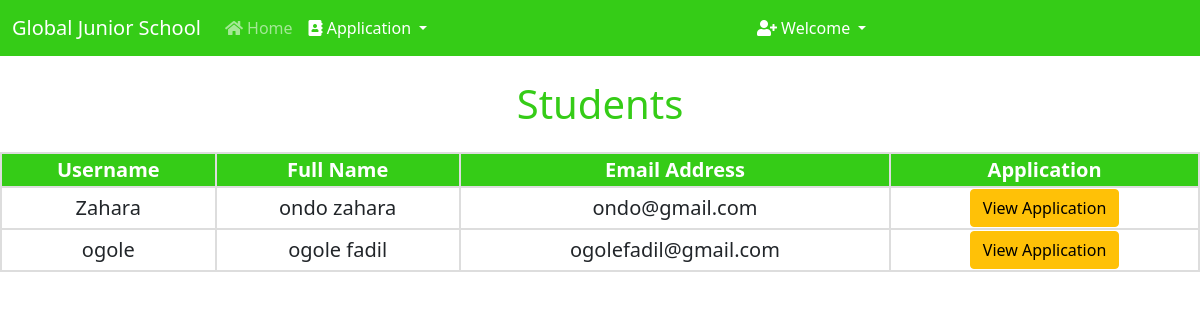
Screenshot of /users/ (signed in) with the database file from the repository.
### Students_Admission_System/models.py (models this page shows, shortened)
class Application(models.Model):
    user = models.OneToOneField(User, on_delete=models.CASCADE, blank=True, null=True)
    application_id = models.CharField(max_length=50, unique=True, null=True)
    COURSES = (
    ('Computer Science ', 'Computer Science '),
    ('Information Technology ', 'Information Technology '),
    ('Electronics and Telecommunication ', 'Electronics and Telecommunication '),
    ('Business and accounting', 'Business and accounting'),
    ('public Admin', 'public Admin'),
    ('LAW', 'LAW'),
    )
    course = models.CharField(max_length=100, choices= COURSES)
    name = models.CharField(max_length=200)
    GENDER = (
        ('Male','Male'),
        ('Female','Female')
    )
    gender = models.CharField(max_length=10, choices=GENDER)
    email = models.CharField(max_length=200)
    phone_no = models.CharField(max_length=200)
    address = models.CharField(max_length=200)
    nationality = models.CharField(max_length=250)
    student_profile = models.ImageField(upload_to="images")
    a_level_result = models.FileField()
    o_level_result = models.FileField()
    ple_result = models.FileField()
    kindergaten = models.FileField(null=True)
    national_id = models.ImageField(upload_to="images", null=True)
    DOM =(
        ('Boys hostel A','Boys hostel A'),
        ('Boys hostel B','Boys hostel B'),
        ('Boys hostel C','Boys hostel C'),
        ('Girls hostel A','Girls hostel A'),
        ('Girls hostel B','Girls hostel B'),
        ('Girls hostel C','Girls hostel C')
    )
    dom = models.CharField(max_length=50, choices=DOM)
    STATUS = (
        ('Approved', 'Approved'),
        ('Pending', 'Pending'),
        ('Rejected', 'Rejected'),
    )
    Application_Status = models.TextField(max_length=100, choices=STATUS, default="Pending")
    message = models.TextField(max_length=100, default="", null=True, blank=True)

### Students_Admission_System/views.py (the view)
# urls.py: path("users/", views.users, name="users"),
def users(request):
    if not request.user.is_superuser:
        return redirect("/login")
    allUsers = Application.objects.all()
    return render(request, "users.html", {'allUsers':allUsers})

### Students_Admission_System/templates/users.html (shortened to what this page needs)
{% extends 'admin.html' %}
    {% block body %}
    <h1 class="mt-4">Students</h1>
    <div class="users-table mt-4">
    <table>
        <tbody>
            <tr>
                <th>Username</th>
                <th>Full Name</th>
                <th>Email Address </th>
                <th>Application</th>
            </tr>
            {% for user in allUsers %}
            <tr>
                <td>{{user.user}}</td>
                <td>{{user.name}}</td>
                <td>{{user.email}}</td>
                <td><a href="/student_application/{{user.id}}/" class="btn btn-warning">View Application</a></td>
            </tr>
            {% endfor %}
        </tbody>
    </table>
    {% endblock %}

### Students_Admission_System/templates/users.html (style rules this page uses)
h1 { text-align: center; color: #35cc17; }
table { border-collapse: collapse; width: 100%; text-align: center; font-size: 20px; }
th { background-color: #35cc17; color: white; }
th, td { border: 2px solid #ddd; }

### rows the page displays
Application: user "Zahara", name "ondo zahara", email "ondo@gmail.com"
Application: user "ogole", name "ogole fadil", email "ogolefadil@gmail.com"
